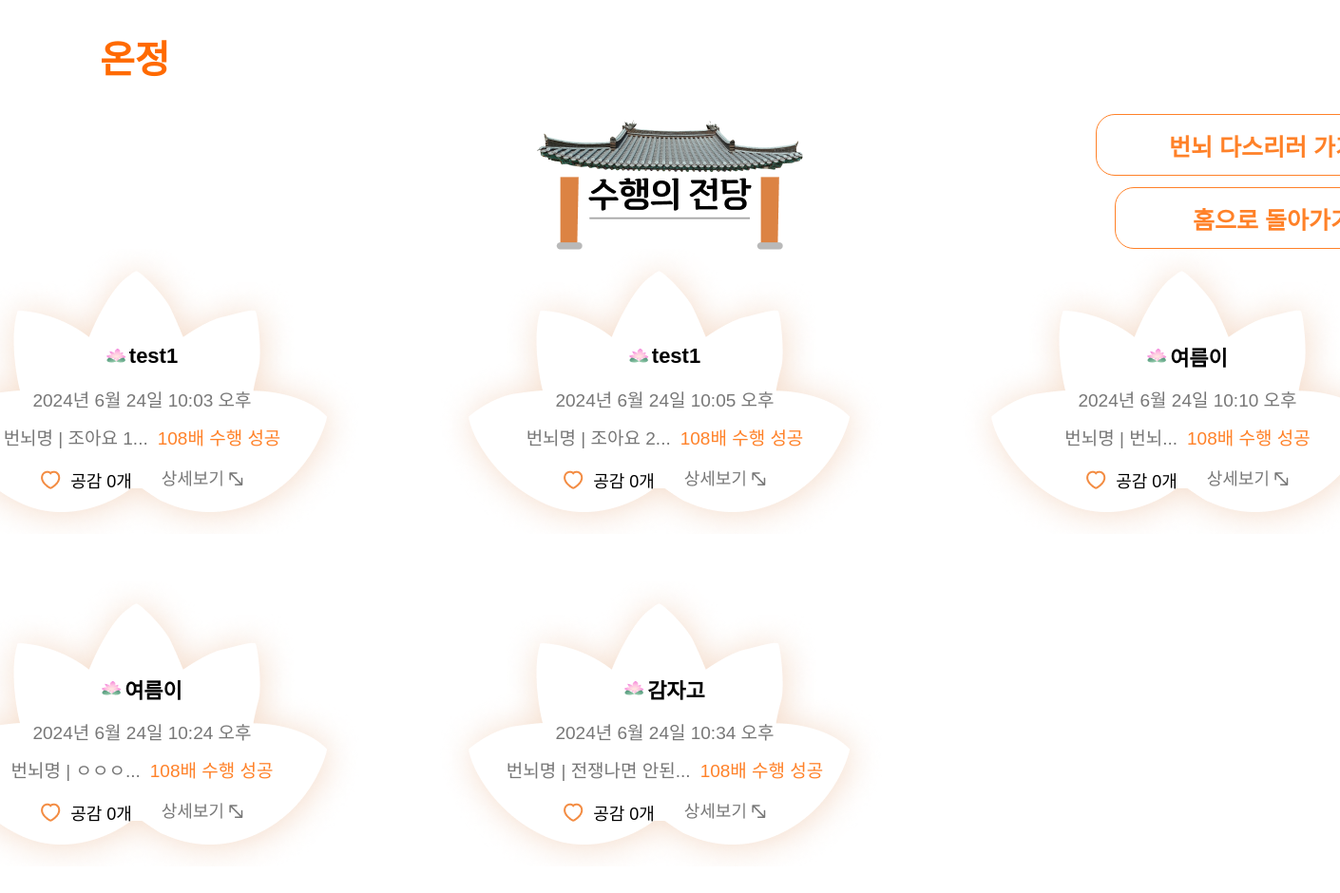
The app's page /post/community_108/, older data.
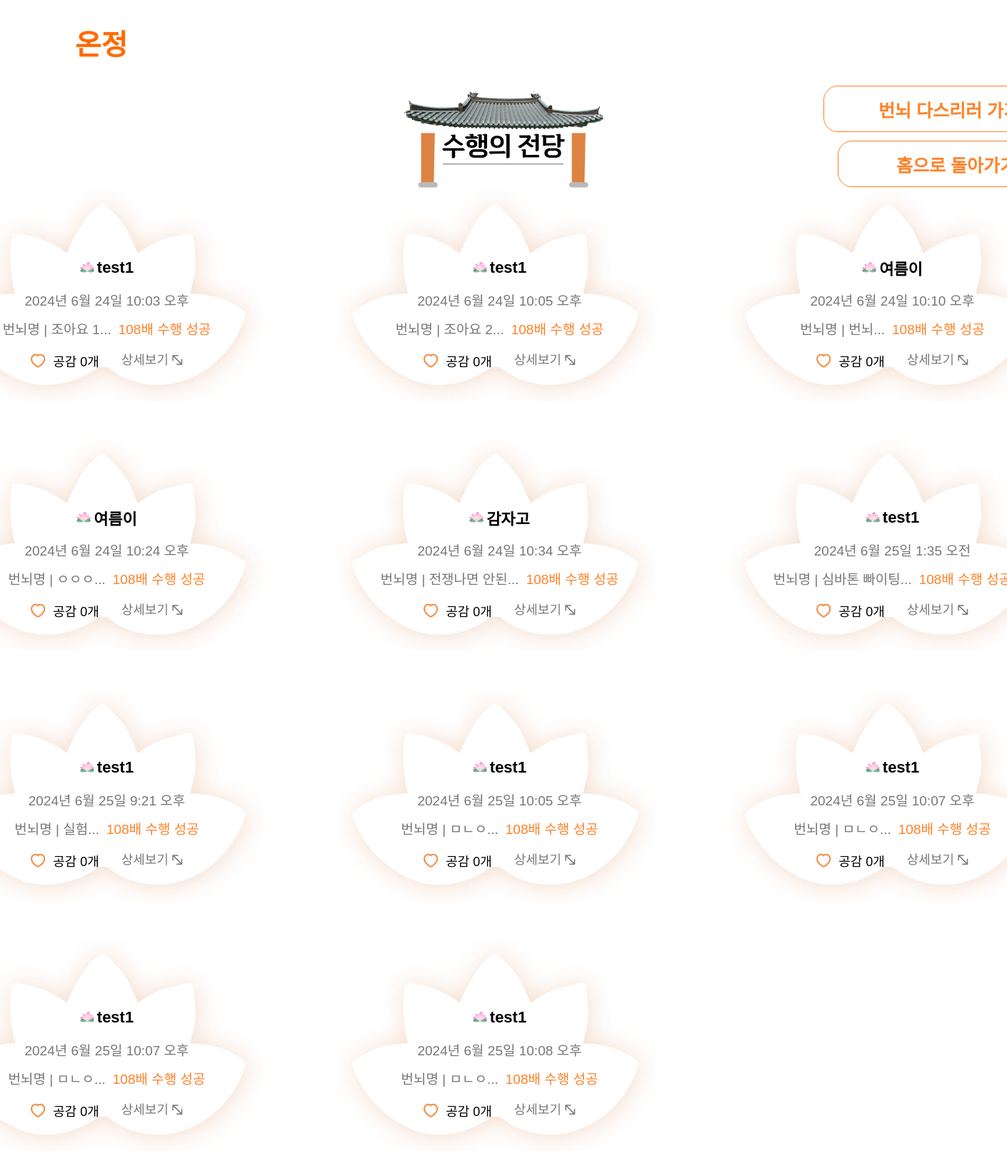
The same page, newer data.
### post/models.py (models this page shows)
class SharedWish(models.Model):
    title = models.CharField(max_length=10)
    user = models.ForeignKey(User, on_delete=models.CASCADE)
    text = models.TextField()
    created_at = models.DateTimeField(auto_now_add=True)
    like = models.ManyToManyField(User, related_name='sharedwish_likes', blank=True)
    like_count = models.IntegerField(default=0)
    num108_count = models.IntegerField(default=0)
    def summary(self):
        return self.title[:7] + "..."

### post/views.py (the view)
# urls.py: path('community_108/', community_108, name="community_108"),
@csrf_exempt
def community_108(request):
    sharedwish = SharedWish.objects.all()
    return render(request, 'post/community_108.html', {'sharedwishes' : sharedwish})

### post/templates/post/community_108.html (shortened to what this page needs)
<!DOCTYPE html>
{% load static %}
<html>
    <head>
            <link rel="stylesheet" type="text/css" href="{% static 'css/main/community_108.css'%}"/>
    </head>
    <body>
        <div class = "screen">
            <div class = "topnav">
                <a class="onjung" href="{% url 'main:mainpage' %}">
                    온정
                </a>
            </div>
            <div class = "frametop">
                <img class="icon-place" alt="안뜸" src="{%static 'images/mainpage_img/img-building.png'%}"/>
                <div class="buttons">
                    <a class="do108-button" href="{% url 'post:start_108' %}">번뇌 다스리러 가기</a>
                    <a class="mainpage-button" href="{% url 'main:mainpage' %}">홈으로 돌아가기</a>
                </div>
            </div>
            <div class="postbox">
                <div style="display: flex; flex-wrap: wrap; gap: 50px;">
                    {% for sharedwish in sharedwishes %}
                    <div class="frame-post">
                        <a href="{% url 'post:detail_108' sharedwish.id%}">
                            <img class="post-background" alt="안뜸" src="{%static 'images/mainpage_img/img-post-background.png'%}"/>
                            <div class="frame-text">
                                <div class="post-username">
                                    <img class="lotus-username" alt="안뜸" src="{%static 'images/mainpage_img/img-lotus-mini.png'%}"/>
                                    <div class="db_username">{{sharedwish.user.username}}</div>
                                </div>
                                <div class="post-time">
                                    <div class="db_time">{{ sharedwish.created_at }}</div>
                                </div>
                                <div class="post-title">
                                    <div class="db_title">번뇌명 | {{ sharedwish.summary }}</div>
                                    <div class="ok108">108배 수행 성공</div>
                                </div>
                                <div class="icons">
                                    <div class = "likes">
                                        <img class="img-like" alt="안뜸" src="{%static 'images/mainpage_img/img-like.png'%}"/>
                                        <div class ="db_like">공감 {{ sharedwish.like_count }}개</div>
                                    </div>
                                    <img class="img-detail" alt="안뜸" src="{%static 'images/mainpage_img/img-detail.png'%}"/>
                                </div>
                            </div>
                        </a>
                    </div>
                    {% endfor %}
                </div>
            </div>
        </div>
    </body>
</html>

### project/static/css/main/community_108.css (style rules this page uses)
body { display: flex; justify-content: center; align-items: center; width: 100vw; height: fit-content; margin: 0; background-image: url('https://ifh.cc/g/7HHHlD.png'); background-position: center; background-repeat: no-repeat; background-size: cover; font-family: 'GamtanRoadDotum', sans-serif; font-weight: bold; }
body { animation: fadein 2s forwards; }
a { text-decoration: none; }
.screen { display: flex; flex-direction: column; justify-content: flex-start; align-items: center; width: 1600px; padding-bottom: 90px; }
.screen .topnav { display: flex; justify-content: flex-start; align-items: center; width : 1200px; height: 120px; }
.screen .onjung { font-size: 40px; font-weight: 600; color: #FF6A00; }
.screen .frametop { display: flex; justify-content: flex-end; align-items: center; width : 1600px; height: 142px; gap: 296.87px; }
.screen .icon-place { width: fit-content; height: fit-content; }
.screen .buttons { width: 350px; height: 142px; display: flex; flex-direction: column; justify-content: flex-start; align-items: flex-end; gap: 12px; }
.screen .do108-button { display: flex; justify-content: center; align-items: center; width: 350px; height: 65px; border-radius: 20px; font-size: 25px; color: #FF8128; border: 1px solid #FF8128; background-color: #FFFFFF; text-decoration: none; cursor: pointer; z-index: 1; }
.screen .mainpage-button { display: flex; justify-content: center; align-items: center; width: 330px; height: 65px; border-radius: 20px; font-size: 25px; color: #FF8128; border: 1px solid #FF8128; background-color: #FFFFFF; text-decoration: none; cursor: pointer; z-index: 1; }
.screen .postbox { display: flex; flex-wrap: wrap; align-items: flex-start; gap: 50px 100px; position: relative; align-self: stretch; width: 1600px; flex: 0 0 auto; }
.screen .frame-post { display: inline-flex; flex-direction: column; justify-content: center; align-items: flex-start; width: 500px; height: 300px; position: relative; flex: 0 0 auto; }
.screen .post-background { width: fit-content; height: fit-content; position: absolute; top: 0; left: 0; }
.screen .frame-text { padding-top: 75px; width: 489px; height: 200px; display: flex; flex-direction: column; justify-content: flex-start; align-items: center; gap: 0px; position: relative; z-index: 1; padding-right:10px; }
.screen .post-username { display: flex; justify-content: center; align-items: center; width: fit-content; height: 50px; color: #000000; }
.screen .lotus-username { width: fit-content; height: fit-content; }
.screen .db_username { width: fit-content; font-size: 22px; font-weight: 800; }
.screen .post-time { display: flex; justify-content: center; align-items: center; width: fit-content; height: 40px; }
.screen .db_time { font-size: 19px; color: #777777; font-weight: 400; }
.screen .post-title { display: flex; justify-content: center; align-items: center; width: fit-content; height: 40px; gap:10px; }
.screen .db_title { font-size: 19px; color: #777777; font-weight: 500; }
.screen .ok108 { font-size: 19px; color:#FF8128; font-weight: 500; }
.screen .icons { width: 200px; height: 50px; width: fit-content; display: flex; justify-content: center; align-items: center; gap: 30px; }
.screen .likes { display: flex; justify-content: center; align-items: center; width: fit-content; height: 40px; gap: 10px; }
.screen .img-like { width: fit-content; height: fit-content; }
.screen .db_like { font-size: 18px; font-weight: 400; color: #000000; }
.screen .img-detail { width: fit-content; height: fit-content; }

Row changes from the older to the newer data that the page shows:
added SharedWish: user.username "test1", created_at "2024년 6월 25일 1:35 오전", summary "심바톤 빠이팅...", like_count "0"
added SharedWish: user.username "test1", created_at "2024년 6월 25일 9:21 오후", summary "실험...", like_count "0"
added SharedWish: user.username "test1", created_at "2024년 6월 25일 10:05 오후", summary "ㅁㄴㅇ...", like_count "0"
added SharedWish: user.username "test1", created_at "2024년 6월 25일 10:07 오후", summary "ㅁㄴㅇ...", like_count "0"
added SharedWish: user.username "test1", created_at "2024년 6월 25일 10:07 오후", summary "ㅁㄴㅇ...", like_count "0"
added SharedWish: user.username "test1", created_at "2024년 6월 25일 10:08 오후", summary "ㅁㄴㅇ...", like_count "0"
